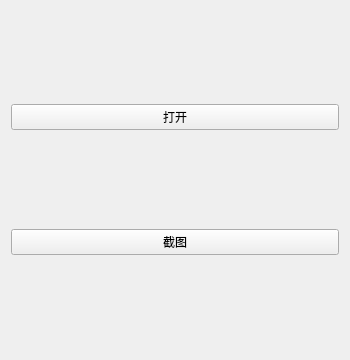
<?xml version="1.0" encoding="UTF-8"?>
<ui version="4.0">
 <class>snappit</class>
 <widget class="QWidget" name="snappit">
  <property name="geometry">
   <rect>
    <x>0</x>
    <y>0</y>
    <width>350</width>
    <height>360</height>
   </rect>
  </property>
  <property name="sizePolicy">
   <sizepolicy hsizetype="Fixed" vsizetype="Fixed">
    <horstretch>0</horstretch>
    <verstretch>0</verstretch>
   </sizepolicy>
  </property>
  <property name="minimumSize">
   <size>
    <width>350</width>
    <height>360</height>
   </size>
  </property>
  <property name="maximumSize">
   <size>
    <width>350</width>
    <height>360</height>
   </size>
  </property>
  <property name="windowTitle">
   <string>snappit</string>
  </property>
  <layout class="QGridLayout" name="gridLayout">
   <item row="0" column="0">
    <widget class="QPushButton" name="pushButton_open">
     <property name="text">
      <string>打开</string>
     </property>
    </widget>
   </item>
   <item row="1" column="0">
    <widget class="QPushButton" name="pushButton_shortcut">
     <property name="text">
      <string>截图</string>
     </property>
    </widget>
   </item>
  </layout>
 </widget>
 <layoutdefault spacing="6" margin="11"/>
 <resources/>
 <connections/>
</ui>
